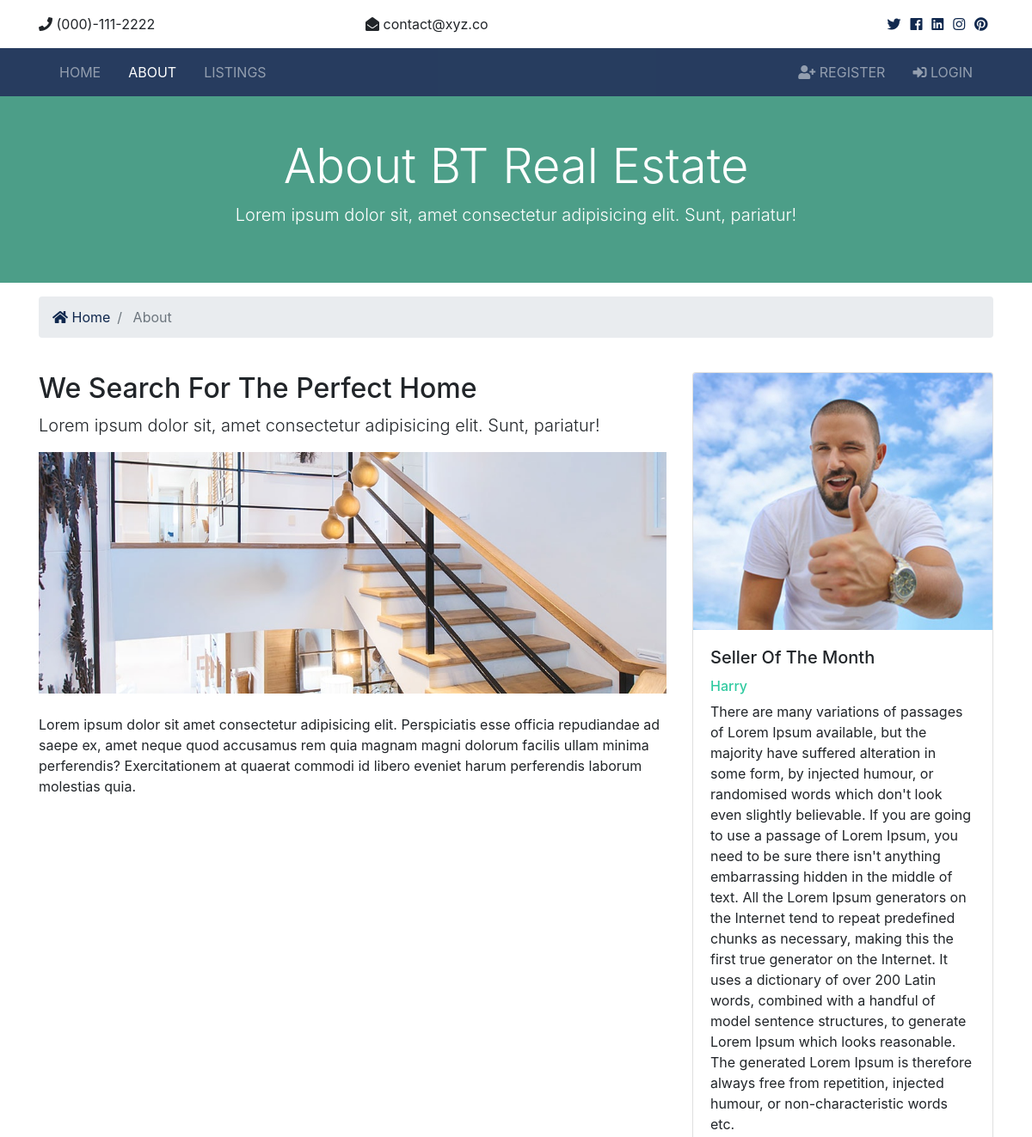
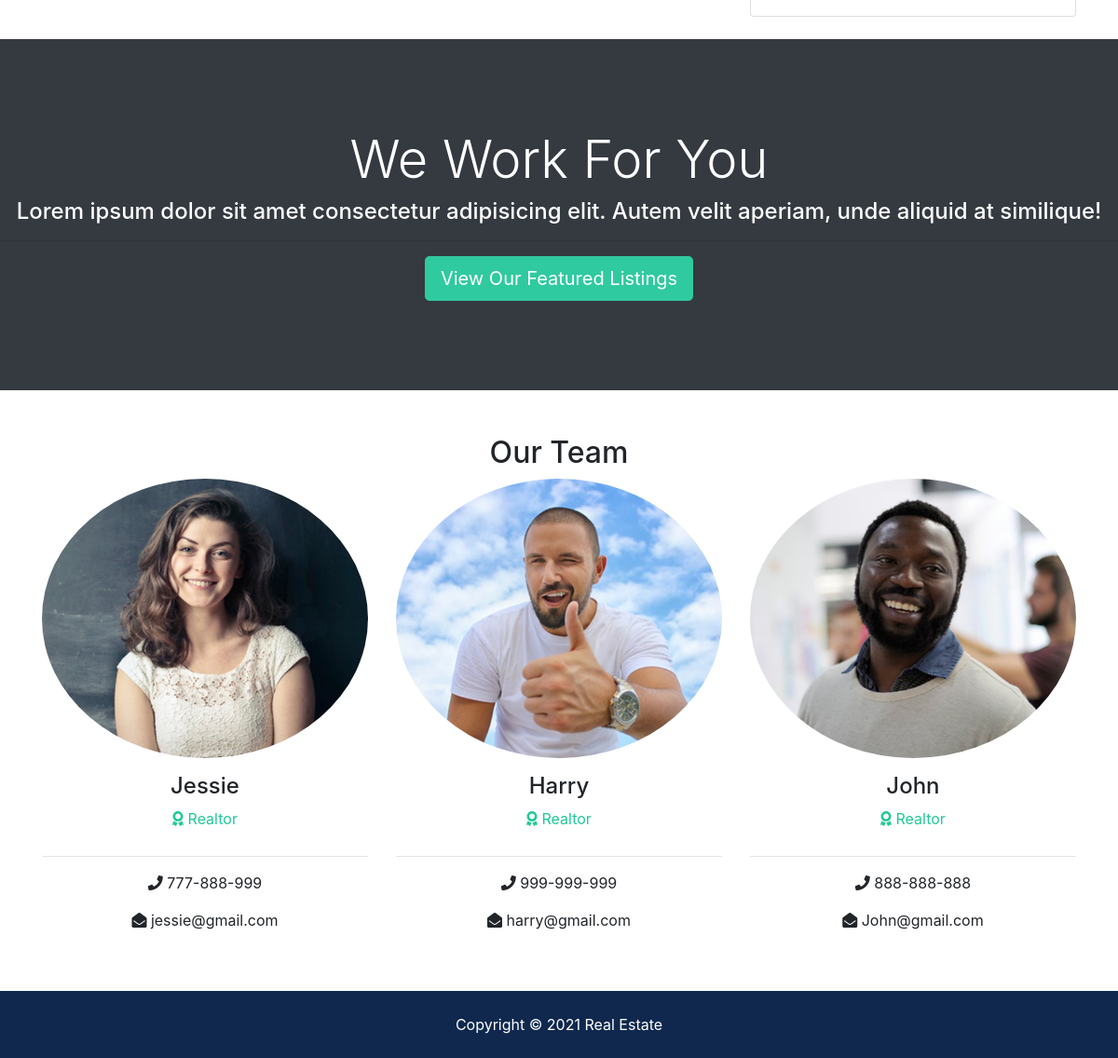
/about, run on the app's committed database (2 pictures, top to bottom).
### realtors/models.py (models this page shows, shortened)
class Realtor(models.Model):
    name = models.CharField(max_length=200)
    photo = models.ImageField(upload_to='photos/%Y/%m/%d/')
    description = models.TextField(blank=True)
    phone = models.CharField(max_length=20)
    email = models.CharField(max_length=50)
    is_mvp = models.BooleanField(default=False)
    hire_date = models.DateTimeField(default=datetime.now, blank=True)

### pages/views.py (the view)
# urls.py: path('about', views.about, name='about'),
def about(request):
	realtors = Realtor.objects.order_by('-hire_date')
	mvp_realtors = Realtor.objects.all().filter(is_mvp=True)
	context = {
		'realtors': realtors,
		'mvp_realtors': mvp_realtors
	}
	return  render(request, 'pages/about.html', context)

### templates/pages/about.html (shortened to what this page needs)
{% extends 'base.html' %}
{% load static %}
{% block content %}
<section id="showcase-inner" class="py-5 text-white">
    <div class="container">
      <div class="row text-center">
        <div class="col-md-12">
          <h1 class="display-4">About BT Real Estate</h1>
          <p class="lead">Lorem ipsum dolor sit, amet consectetur adipisicing elit. Sunt, pariatur!</p>
        </div>
      </div>
    </div>
  </section>
  <section id="bc" class="mt-3">
    <div class="container">
      <nav aria-label="breadcrumb">
        <ol class="breadcrumb">
          <li class="breadcrumb-item">
            <a href="{% url 'index' %}">
              <i class="fas fa-home"></i> Home</a>
          </li>
          <li class="breadcrumb-item active"> About</li>
        </ol>
      </nav>
    </div>
  </section>
  <section id="about" class="py-4">
    <div class="container">
      <div class="row">
        <div class="col-md-8">
          <h2>We Search For The Perfect Home</h2>
          <p class="lead">Lorem ipsum dolor sit, amet consectetur adipisicing elit. Sunt, pariatur!</p>
          <img src="{% static 'img/about.jpg' %}" alt="">
          <p class="mt-4">Lorem ipsum dolor sit amet consectetur adipisicing elit. Perspiciatis esse officia repudiandae ad saepe ex, amet
            neque quod accusamus rem quia magnam magni dolorum facilis ullam minima perferendis? Exercitationem at quaerat
            commodi id libero eveniet harum perferendis laborum molestias quia.</p>
        </div>
        <div class="col-md-4">
           {% if mvp_realtors %}
            {% for realtor in mvp_realtors %}
            <div class="card">
                <img class="card-img-top" src="{{ realtor.photo.url }}" alt="Seller of the month">
                <div class="card-body">
                  <h5 class="card-title">Seller Of The Month</h5>
                  <h6 class="text-secondary">{{ realtor.name }}</h6>
                  <p class="card-text">{{ realtor.description }}
                  </p>
                </div>
              </div>
            {% endfor %}
          {% endif %}
        </div>
      </div>
    </div>
  </section>
  <section id="work" class="bg-dark text-white text-center">
    <h2 class="display-4">We Work For You</h2>
    <h4>Lorem ipsum dolor sit amet consectetur adipisicing elit. Autem velit aperiam, unde aliquid at similique!</h4>
    <hr>
    <a href="listings.html" class="btn btn-secondary text-white btn-lg">View Our Featured Listings</a>
  </section>
   <section id="team" class="py-5">
    <div class="container">
      <h2 class="text-center">Our Team</h2>
      <div class="row text-center">
        {% if realtors %}
          {% for realtor in realtors %}
          <div class="col-md-4">
              <img src="{{ realtor.photo.url }}" alt="" class="rounded-circle mb-3">
              <h4>{{ realtor.name }}</h4>
              <p class="text-success">
                <i class="fas fa-award text-success mb-3"></i> Realtor</p>
              <hr>
              <p>
                <i class="fas fa-phone"></i> {{ realtor.phone }}</p>
              <p>
                <i class="fas fa-envelope-open"></i> {{ realtor.email }}</p>
            </div>
          {% endfor %}
        {% else %}
          <div class="col-md-12">
            <p>No Realtors Available</p>
          </div>
        {% endif %}
      </div>
    </div>
  </section>
{% endblock %}

### rs/static/css/all.css (style rules this page uses)
.fa, .fas, .far, .fal, .fab { -moz-osx-font-smoothing: grayscale; -webkit-font-smoothing: antialiased; display: inline-block; font-style: normal; font-variant: normal; text-rendering: auto; line-height: 1; }
.fa-award:before { content: "\f559"; }
.fa-envelope-open:before { content: "\f2b6"; }
.fa-home:before { content: "\f015"; }
.fa-phone:before { content: "\f095"; }
.fa, .fas { font-family: 'Font Awesome 5 Free'; font-weight: 900; }

### rs/static/css/style.css (style rules this page uses)
.btn-secondary { color: #fff !important; }
img { width: 100%; }
#showcase-inner { background: url(../img/building.jpg) no-repeat top center fixed/cover; position: relative; overflow: hidden; min-height: 200px; }
#showcase-inner::before { content: ''; position: absolute; top: 0; left: 0; min-height: 100%; width: 100%; background: rgba(32, 134, 107, 0.8); }
#work { padding: 6rem 0; }

### data on the page
Realtor: photo (picture), name "Harry", description "There are many variations of passages of Lorem Ipsum available, but the majority have suffered alteration in some form, by injected humour, or randomised words which don't look even slightly believable. If you are going to use a passage of Lorem Ipsum, you need to be sure there isn't anything embarrassing hidden in the middle of text. All the Lorem Ipsum generators on the Internet tend to repeat predefined chunks as necessary, making this the first true generator on the Internet. It uses a dictionary of over 200 Latin words, combined with a handful of model sentence structures, to generate Lorem Ipsum which looks reasonable. The generated Lorem Ipsum is therefore always free from…", phone "999-999-999", email "harry@gmail.com"
Realtor: photo (picture), name "Jessie", phone "777-888-999", email "jessie@gmail.com"
Realtor: photo (picture), name "John", phone "888-888-888", email "John@gmail.com"
